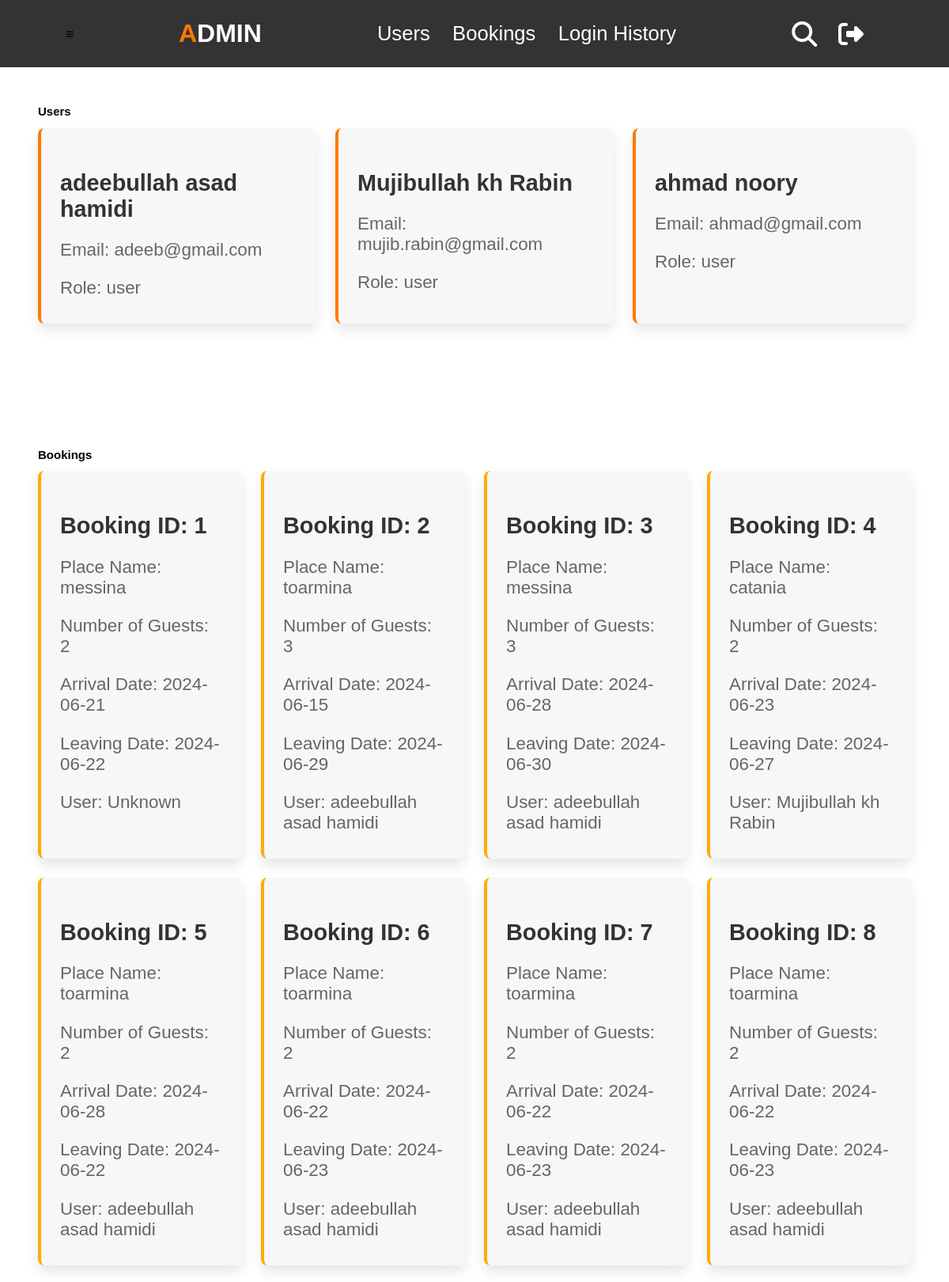
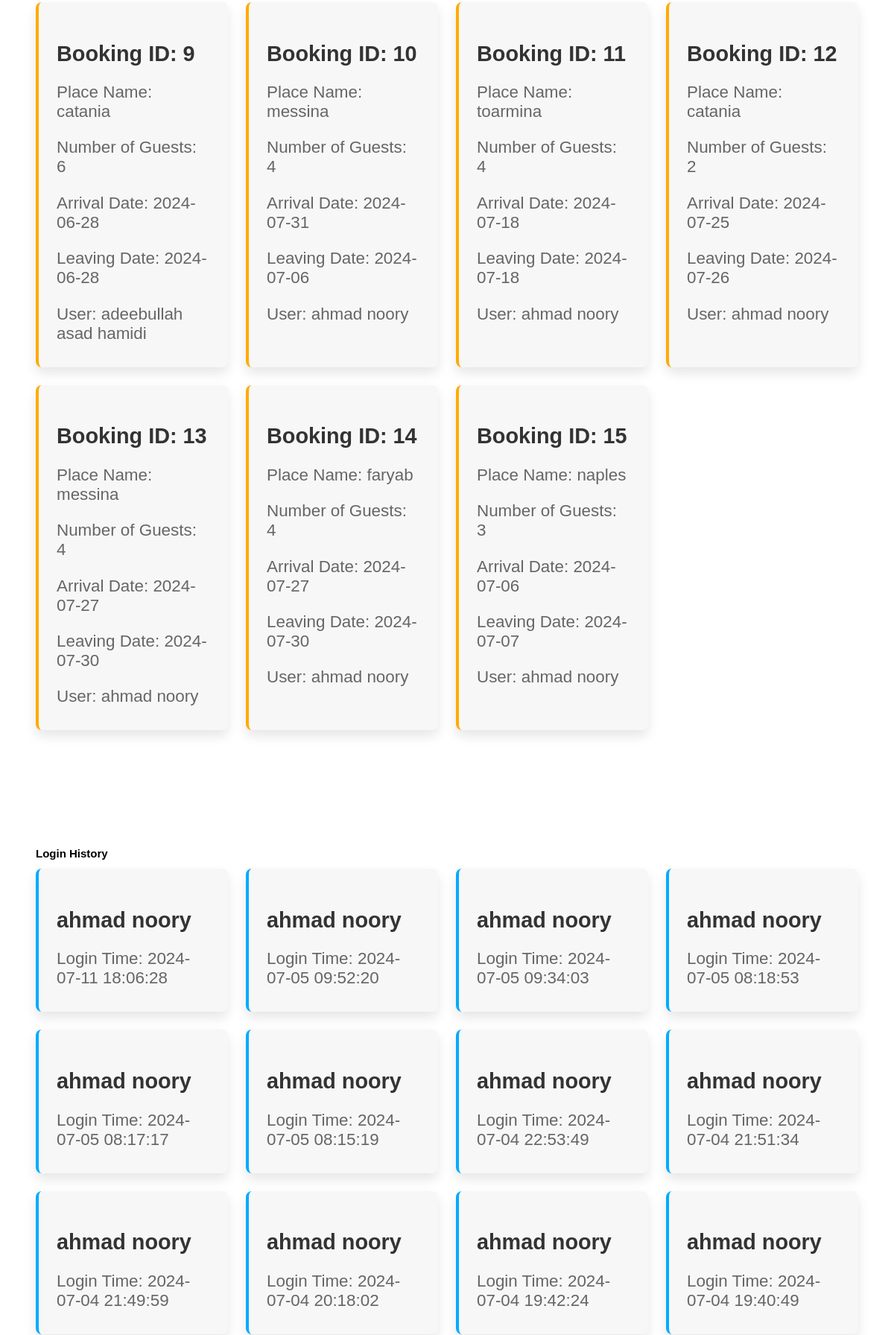
/admin_dashboard.php (signed in, upper part), run on the app's committed database (2 pictures, top to bottom).
### tables this page shows
CREATE TABLE `users` (
  `id` int NOT NULL,
  `firstname` varchar(50) NOT NULL,
  `middlename` varchar(50) DEFAULT NULL,
  `lastname` varchar(50) NOT NULL,
  `gender` enum('male','female') NOT NULL,
  `phone` varchar(20) NOT NULL,
  `address` text NOT NULL,
  `email` varchar(100) NOT NULL,
  `password` varchar(255) NOT NULL,
  `registration_date` timestamp NULL DEFAULT CURRENT_TIMESTAMP,
  `role` enum('user','admin') NOT NULL DEFAULT 'user'
);

CREATE TABLE `bookings` (
  `id` int NOT NULL,
  `place_name` varchar(255) NOT NULL,
  `number_of_guests` int NOT NULL,
  `arrival_date` date NOT NULL,
  `leaving_date` date NOT NULL,
  `created_at` timestamp NULL DEFAULT CURRENT_TIMESTAMP,
  `user_id` int NOT NULL
);

CREATE TABLE `user_logins` (
  `id` int NOT NULL,
  `user_id` int NOT NULL,
  `login_time` datetime NOT NULL
);

### src/admin_dashboard.php (the view, shortened to what this page needs)
<?php
require('db_connection.php');
$user_query = "SELECT * FROM users";
$user_result = mysqli_query($conn, $user_query);
$booking_query = "
    SELECT bookings.*, CONCAT(users.firstname, ' ', users.middlename, ' ', users.lastname) AS user_name
    FROM bookings
    LEFT JOIN users ON bookings.user_id = users.id";
$booking_result = mysqli_query($conn, $booking_query);
$login_query = "
    SELECT user_logins.*, CONCAT(users.firstname, ' ', users.middlename, ' ', users.lastname) AS user_name
    FROM user_logins
    LEFT JOIN users ON user_logins.user_id = users.id
    ORDER BY login_time DESC";
$login_result = mysqli_query($conn, $login_query);
?>
<!DOCTYPE html>
<html lang="en">
<head>
    <link rel="stylesheet" href="https://cdn.jsdelivr.net/npm/swiper@11/swiper-bundle.min.css" />
    <link rel="stylesheet" href="https://cdnjs.cloudflare.com/ajax/libs/font-awesome/6.5.1/css/all.min.css">
    <link rel="stylesheet" href="admin_style.css">
</head>
<body>
<header>
    <div id="menu-bar" class="fas fa-bars"></div>
    <a href="admin_dashboard.php" class="logo"><span>A</span>dmin</a>
    <nav class="navbar">
        <a href="#users">Users</a>
        <a href="#bookings">Bookings</a>
        <a href="#logins">Login History</a>
    </nav>
    <div class="icons">
        <i class="fas fa-search" id="search-btn"></i>
        <a href="logout.php" class="logout-icon"><i class="fas fa-sign-out-alt"></i></a>
    </div>
</header>
<section class="admin-dashboard" id="users">
    <h2>Users</h2>
    <div class="box-container">
        <?php while ($row = mysqli_fetch_assoc($user_result)): ?>
        <div class="box user-box">
            <h3><?php echo $row['firstname'] . ' ' . $row['middlename'] . ' ' . $row['lastname']; ?></h3>
            <p>Email: <?php echo $row['email']; ?></p>
            <p>Role: <?php echo $row['role']; ?></p>
        </div>
        <?php endwhile; ?>
    </div>
</section>
<section class="admin-dashboard" id="bookings">
    <h2>Bookings</h2>
    <div class="box-container">
        <?php while ($row = mysqli_fetch_assoc($booking_result)): ?>
        <div class="box booking-box">
            <h3>Booking ID: <?php echo $row['id']; ?></h3>
            <p>Place Name: <?php echo $row['place_name']; ?></p>
            <p>Number of Guests: <?php echo $row['number_of_guests']; ?></p>
            <p>Arrival Date: <?php echo $row['arrival_date']; ?></p>
            <p>Leaving Date: <?php echo $row['leaving_date']; ?></p>
            <p>User: <?php echo isset($row['user_name']) ? $row['user_name'] : 'Unknown'; ?></p>
        </div>
        <?php endwhile; ?>
    </div>
</section>
<section class="admin-dashboard" id="logins">
    <h2>Login History</h2>
    <div class="box-container">
        <?php while ($row = mysqli_fetch_assoc($login_result)): ?>
        <div class="box login-box">
            <h3><?php echo $row['user_name']; ?></h3>
            <p>Login Time: <?php echo $row['login_time']; ?></p>
        </div>
        <?php endwhile; ?>
    </div>
</section>
</body>
</html>

### src/admin_style.css (style rules this page uses)
html, body { margin: 0; padding: 0; font-family: 'Nunito', sans-serif; }
:root { --orange: #ff7800; --black: #333; --light-color: #666; --box-shadow: 0 .5rem 1rem rgba(0,0,0,.1); --border: .1rem solid rgba(0,0,0,.1); }
header { position: fixed; top: 0; left: 0; right: 0; background: var(--black); z-index: 1000; display: flex; align-items: center; justify-content: space-between; padding: 1.5rem 7%; }
header .logo { font-size: 2rem; font-weight: bolder; color: #fff; text-transform: uppercase; text-decoration: none; }
header .logo span { color: var(--orange); }
header .navbar a { color: #fff; font-size: 1.6rem; margin: 0 0.8rem; text-decoration: none; }
header .icons i { font-size: 2rem; color: #fff; cursor: pointer; margin-right: 1.5rem; }
header .icons .logout-icon i { font-size: 2rem; color: #fff; cursor: pointer; }
section { padding: 1.5rem 4%; margin-top: 6rem; }
.admin-dashboard { padding: 1.5rem 4%; }
.admin-dashboard .box-container { display: grid; grid-template-columns: repeat(auto-fit, minmax(250px, 1fr)); gap: 1.5rem; }
.admin-dashboard .box { padding: 1.5rem; background: #f7f7f7; border-radius: .5rem; box-shadow: var(--box-shadow); transition: transform 0.3s; }
.admin-dashboard .box h3 { font-size: 1.8rem; color: var(--black); margin-bottom: 0.8rem; }
.admin-dashboard .box p { font-size: 1.4rem; color: var(--light-color); margin-bottom: 0.5rem; }
.user-box { border-left: 4px solid var(--orange); }
.booking-box { border-left: 4px solid #ffab00; }
.login-box { border-left: 4px solid #00abff; }
body { overflow-x: hidden; font-size: 62.5%; }

### data on the page
users: firstname "adeebullah", middlename "asad", lastname "hamidi", email "adeeb@gmail.com", role "user"
users: firstname "Mujibullah", middlename "kh", lastname "Rabin", email "mujib.rabin@gmail.com", role "user"
users: firstname "ahmad", lastname "noory", email "ahmad@gmail.com", role "user"
bookings: id "1", place_name "messina", number_of_guests "2", arrival_date "2024-06-21", leaving_date "2024-06-22", shows "Unknown"
bookings: id "2", place_name "toarmina", number_of_guests "3", arrival_date "2024-06-15", leaving_date "2024-06-29", user_name "adeebullah asad hamidi"
bookings: id "3", place_name "messina", number_of_guests "3", arrival_date "2024-06-28", leaving_date "2024-06-30", user_name "adeebullah asad hamidi"
bookings: id "4", place_name "catania", number_of_guests "2", arrival_date "2024-06-23", leaving_date "2024-06-27", user_name "Mujibullah kh Rabin"
bookings: id "5", place_name "toarmina", number_of_guests "2", arrival_date "2024-06-28", leaving_date "2024-06-22", user_name "adeebullah asad hamidi"
bookings: id "6", place_name "toarmina", number_of_guests "2", arrival_date "2024-06-22", leaving_date "2024-06-23", user_name "adeebullah asad hamidi"
bookings: id "7", place_name "toarmina", number_of_guests "2", arrival_date "2024-06-22", leaving_date "2024-06-23", user_name "adeebullah asad hamidi"
bookings: id "8", place_name "toarmina", number_of_guests "2", arrival_date "2024-06-22", leaving_date "2024-06-23", user_name "adeebullah asad hamidi"
bookings: id "9", place_name "catania", number_of_guests "6", arrival_date "2024-06-28", leaving_date "2024-06-28", user_name "adeebullah asad hamidi"
bookings: id "10", place_name "messina", number_of_guests "4", arrival_date "2024-07-31", leaving_date "2024-07-06", user_name "ahmad noory"
bookings: id "11", place_name "toarmina", number_of_guests "4", arrival_date "2024-07-18", leaving_date "2024-07-18", user_name "ahmad noory"
bookings: id "12", place_name "catania", number_of_guests "2", arrival_date "2024-07-25", leaving_date "2024-07-26", user_name "ahmad noory"
bookings: id "13", place_name "messina", number_of_guests "4", arrival_date "2024-07-27", leaving_date "2024-07-30", user_name "ahmad noory"
bookings: id "14", place_name "faryab", number_of_guests "4", arrival_date "2024-07-27", leaving_date "2024-07-30", user_name "ahmad noory"
bookings: id "15", place_name "naples", number_of_guests "3", arrival_date "2024-07-06", leaving_date "2024-07-07", user_name "ahmad noory"
user_logins: user_name "ahmad noory", login_time "2024-07-11 18:06:28"
user_logins: user_name "ahmad noory", login_time "2024-07-05 09:52:20"
user_logins: user_name "ahmad noory", login_time "2024-07-05 09:34:03"
user_logins: user_name "ahmad noory", login_time "2024-07-05 08:18:53"
user_logins: user_name "ahmad noory", login_time "2024-07-05 08:17:17"
user_logins: user_name "ahmad noory", login_time "2024-07-05 08:15:19"
user_logins: user_name "ahmad noory", login_time "2024-07-04 22:53:49"
user_logins: user_name "ahmad noory", login_time "2024-07-04 21:51:34"
user_logins: user_name "ahmad noory", login_time "2024-07-04 21:49:59"
user_logins: user_name "ahmad noory", login_time "2024-07-04 20:18:02"
user_logins: user_name "ahmad noory", login_time "2024-07-04 19:42:24"
user_logins: user_name "ahmad noory", login_time "2024-07-04 19:40:49"
